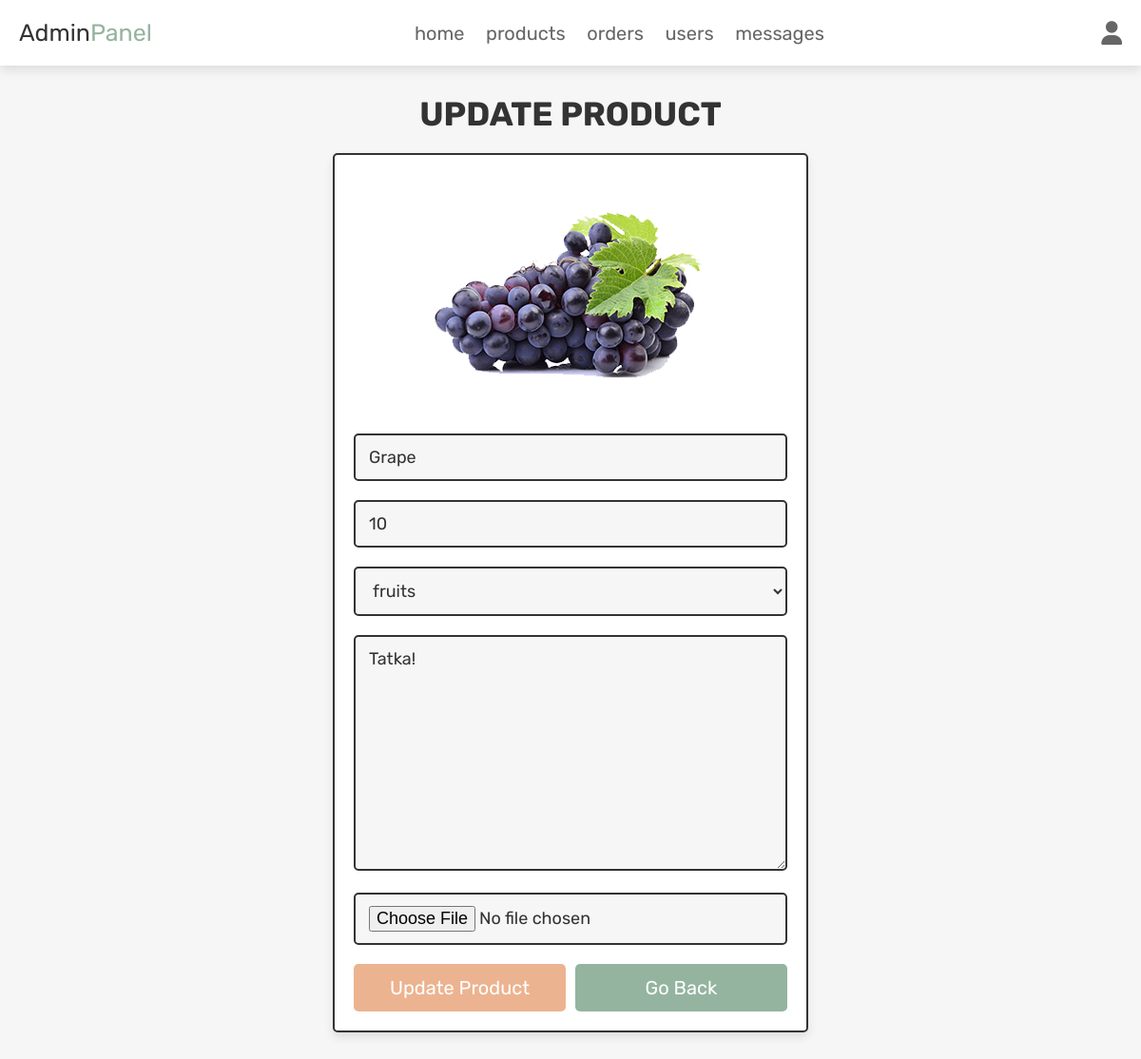
The page /admin_update_product.php?update=27 (signed in) on the database its author committed.
### tables this page shows
CREATE TABLE `products` (
  `id` int(100) NOT NULL,
  `name` varchar(100) NOT NULL,
  `category` varchar(20) NOT NULL,
  `details` varchar(500) NOT NULL,
  `price` int(100) NOT NULL,
  `image` varchar(100) NOT NULL
);

### admin_update_product.php (the view, shortened to what this page needs)
<?php
@include 'config.php';
?>
<!DOCTYPE html>
<html lang="en">
<head>
   <link rel="stylesheet" href="https://cdnjs.cloudflare.com/ajax/libs/font-awesome/6.1.1/css/all.min.css">
   <link rel="stylesheet" href="css/admin_style.css">
</head>
<body>
<?php include 'admin_header.php'; ?>
<section class="update-product">
   <h1 class="title">update product</h1>
   <?php
      $update_id = $_GET['update'];
      $select_products = $conn->prepare("SELECT * FROM `products` WHERE id = ?");
      $select_products->execute([$update_id]);
      if($select_products->rowCount() > 0){
         while($fetch_products = $select_products->fetch(PDO::FETCH_ASSOC)){
   ?>
   <form action="" method="post" enctype="multipart/form-data">
      <img src="uploaded_img/<?= $fetch_products['image']; ?>" alt="">
      <input type="text" name="name" placeholder="enter product name" required class="box" value="<?= $fetch_products['name']; ?>">
      <input type="number" name="price" min="0" placeholder="enter product price" required class="box" value="<?= $fetch_products['price']; ?>">
      <select name="category" class="box" required>
         <option selected><?= $fetch_products['category']; ?></option>
      </select>
      <textarea name="details" required placeholder="enter product details" class="box" cols="30" rows="10"><?= $fetch_products['details']; ?></textarea>
      <input type="file" name="image" class="box" accept="image/jpg, image/jpeg, image/png">
      <div class="flex-btn">
         <input type="submit" class="btn" value="update product" name="update_product">
         <a href="admin_products.php" class="option-btn">go back</a>
      </div>
   </form>
   <?php
         }
      }else{
         echo '<p class="empty">no products found!</p>';
      }
   ?>
</section>
</body>
</html>

### css/admin_style.css (style rules this page uses)
.update-product form { max-width: 50rem; padding:2rem; margin:0 auto; text-align: center; border:var(--border); box-shadow: var(--box-shadow); background-color: var(--white); border-radius: .5rem; }
.update-product form img { height: 25rem; object-fit: cover; margin-bottom: 1rem; }
.update-product form .box { width: 100%; border:var(--border); background-color: var(--white); border-radius: .5rem; background-color: var(--light-bg); padding:1.2rem 1.4rem; font-size: 1.8rem; color:var(--black); margin:1rem 0; }

### css/components.css (style rules this page uses)
:root { --green:#94b49f; --orange:#ecb390; --yellow:#f9ebc8; --red:#e74c3c; --black:#333; --light-color:#666; --white:#fff; --light-bg:#f6f6f6; --border:.2rem solid var(--black); --box-shadow:0 .5rem 1rem rgba(0,0,0,.1); }
* { font-family: 'Rubik', sans-serif; margin:0; padding:0; box-sizing: border-box; outline: none; border:none; text-decoration: none; color:var(--black); }
body { background-color: var(--light-bg); }
html { font-size: 62.5%; overflow-x: hidden; scroll-behavior: smooth; scroll-padding-top: 6.5rem; }
section { padding:3rem 2rem; max-width: 1200px; margin:0 auto; }
.btn, .delete-btn, .option-btn { display: block; width: 100%; margin-top: 1rem; border-radius: .5rem; color:var(--white); font-size: 2rem; padding:1.3rem 3rem; text-transform: capitalize; cursor: pointer; text-align: center; }
.btn { background-color: var(--orange); }
.option-btn { background-color: var(--green); }
.flex-btn { display: flex; flex-wrap: wrap; gap:1rem; }
.flex-btn > * { flex:1; }
.title { text-align: center; margin-bottom: 2rem; text-transform: uppercase; color:var(--black); font-size: 3.5rem; }

### rows shown on the page
products: image (picture), name "Grape", price "10", category "fruits", details "Tatka!"
